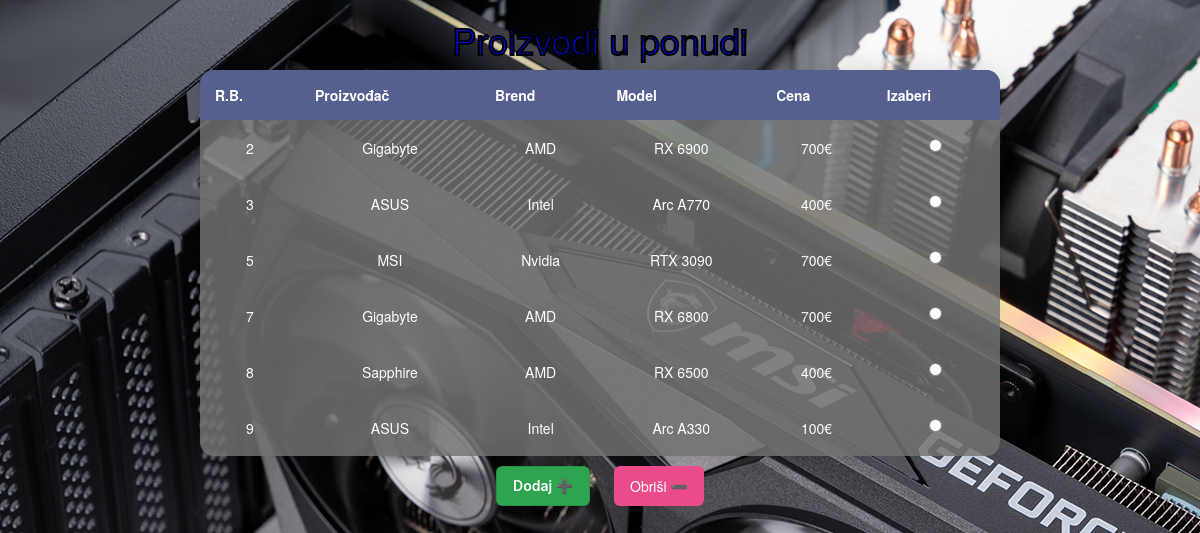
The page /home.php (signed in) on the database its author committed.
### tables this page shows
CREATE TABLE `proizvod` (
  `id` int(11) NOT NULL,
  `oemid` int(11) NOT NULL,
  `designerid` int(11) NOT NULL,
  `model` varchar(255) NOT NULL,
  `price` int(11) NOT NULL
);

### model/Proizvod.php (called while the page is built, shortened)
<?php
Class Proizvod {
    public static function vratiSveProizvode(mysqli $conn) {
        $cmd = "SELECT * FROM Proizvod";
        return $conn->query($cmd);
    }
}
?>

### home.php (the view, shortened to what this page needs)
<?php
require "DatabaseBroker.php";
require "model/Proizvod.php";
$proizvodi = Proizvod::vratiSveProizvode($conn);
$brlist = Designer::vratiSveBrendove($conn);
$oemlist = Oem::vratiSveProizvodjace($conn);
$brendovi = array();
while($row = $brlist->fetch_assoc()) {
    array_push($brendovi, $row['name']);
}
$proizvodjaci = array();
while($row = $oemlist->fetch_assoc()) {
    array_push($proizvodjaci, $row['name']);
}
?>
<!DOCTYPE html>
<html lang="en">
    <head>
        <link rel="stylesheet" href="home.css">
        <link rel="stylesheet" href="https://maxcdn.bootstrapcdn.com/bootstrap/3.4.1/css/bootstrap.min.css">
    </head>
    <body>
        <h1 id="title">Proizvodi u ponudi</h1>
        <table class="tabela-proizvodi" id="tblProizvodi">
            <thead>
                <tr>
                    <th>R.B.</th>
                    <th>Proizvođač</th>
                    <th>Brend</th>
                    <th>Model</th>
                    <th>Cena</th>
                    <th>Izaberi</th>
                </tr>
            </thead>
            <tbody>
                <?php while ($proizvod = $proizvodi->fetch_array()) { ?>
                    <tr id="tr-<?php echo $proizvod[0] ?>">
                        <td><?php echo $proizvod[0] ?></td>
                        <td><?php echo $proizvodjaci[$proizvod[1]-1] ?></td>
                        <td><?php echo $brendovi[$proizvod[2]-1] ?></td>
                        <td><?php echo $proizvod[3] ?></td>
                        <td><?php echo $proizvod[4] ?>€</td>
                        <td>
                            <label class="radio-btn">
                                <input type="radio" name="checked-donut" value=<?php echo $proizvod[0] ?>>
                            </label>
                        </td>
                    </tr>
                <?php }?>
            </tbody>
        </table>
        <div class="dugmad">
            <button id="btnDodaj" class="button-dodaj" type="button" data-toggle="modal" data-target="#modalDodaj">Dodaj ➕</button>
            <button id="btnObrisi" class="button-obrisi" type="button">Obriši ➖</button>
        </div>
    </body>
</html>

### home.css (style rules this page uses)
body { height: 100%; margin: 0; font-family: sans-serif; font-weight: 100; background-image: url("resources/backgroundimage.jpg"); }
.tabela-proizvodi { background-color: rgba(69, 69, 69, 0.8); margin-left: auto; margin-right: auto; }
#title { text-align: center; color: blue; -webkit-text-stroke: 2px black; }
table { width: 800px; border-collapse: collapse; border-radius: 1em; overflow: hidden; box-shadow: 0 0 20px rgba(0,0,0,0.1); }
th, td { padding: 15px !important; background-color: rgba(255,255,255,0.2); color: #fff; text-align: center; vertical-align: middle; }
thead th { background-color: rgb(85, 96, 143); }
tbody td { position: relative; }
.button-dodaj { appearance: none; background-color: #2ea44f; border: 1px solid rgba(27, 31, 35, .15); border-radius: 6px; box-shadow: rgba(27, 31, 35, .1) 0 1px 0; box-sizing: border-box; color: #fff; cursor: pointer; display: inline-block; font-family: -apple-system,system-ui,"Segoe UI",Helvetica,Arial,sans-serif,"Apple Color Emoji","Segoe UI Emoji"; font-size: 14px; font-weight: 600; height: 40px; line-height: 20px; margin: 10px; padding: 6px 16px; position: relative; text-align: center; text-decoration: none; user-select: none; -webkit-user-select: none; touch-action: manipulation; vertical-align: middle; white-space: nowrap; }
.button-obrisi { background-color: #EA4C89; border-radius: 6px; border-style: none; box-sizing: border-box; color: #FFFFFF; cursor: pointer; display: inline-block; font-family: "Haas Grot Text R Web", "Helvetica Neue", Helvetica, Arial, sans-serif; font-size: 14px; font-weight: 500; height: 40px; line-height: 20px; list-style: none; margin: 10px; outline: none; padding: 10px 16px; position: relative; text-align: center; text-decoration: none; transition: color 100ms; vertical-align: middle; user-select: none; -webkit-user-select: none; touch-action: manipulation; }
.dugmad { margin: auto; width: fit-content; }

### rows shown on the page
proizvod: id "2", oemid "Gigabyte", designerid "AMD", model "RX 6900", price "700"
proizvod: id "3", oemid "ASUS", designerid "Intel", model "Arc A770", price "400"
proizvod: id "5", oemid "MSI", designerid "Nvidia", model "RTX 3090", price "700"
proizvod: id "7", oemid "Gigabyte", designerid "AMD", model "RX 6800", price "700"
proizvod: id "8", oemid "Sapphire", designerid "AMD", model "RX 6500", price "400"
proizvod: id "9", oemid "ASUS", designerid "Intel", model "Arc A330", price "100"
